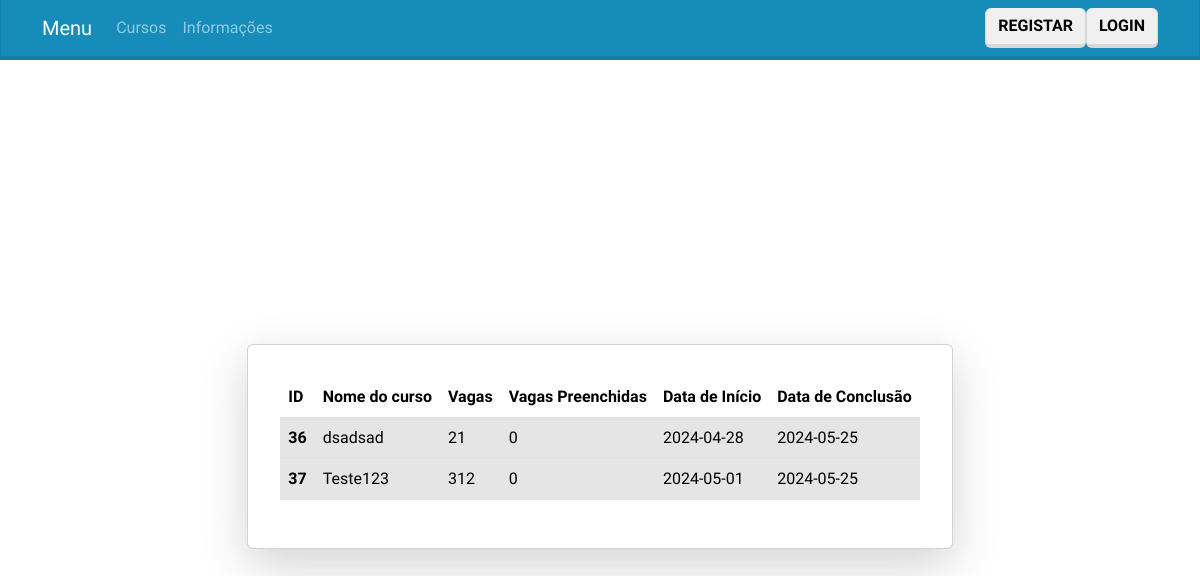
/paginas/cursos.php, run on an earlier commit of the app's database.
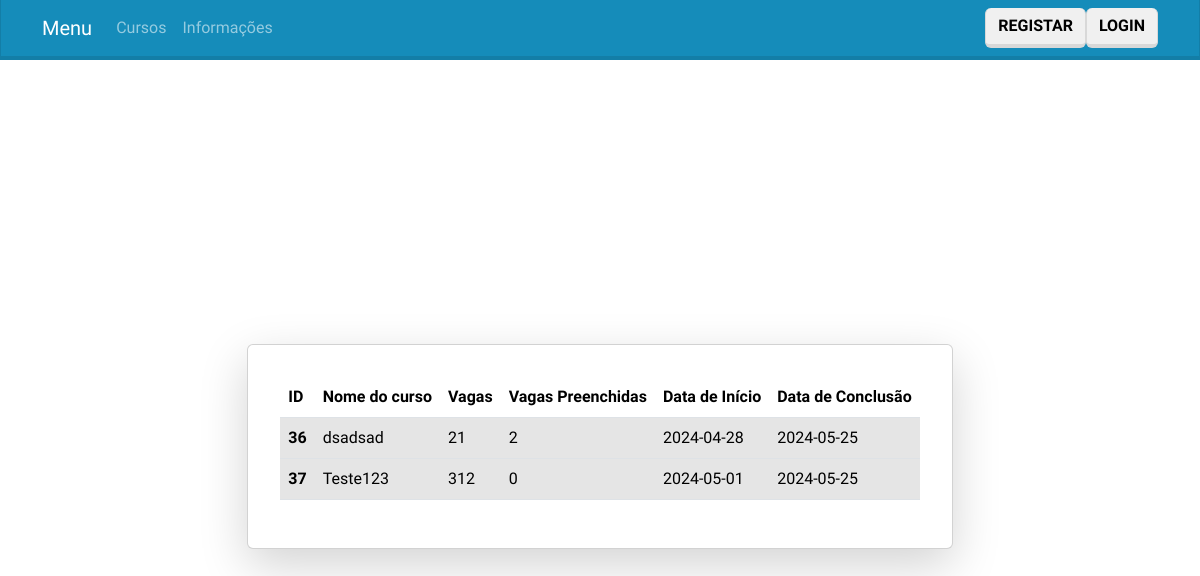
And on a later commit of the database.
### tables this page shows
CREATE TABLE `curso` (
  `id_curso` int(40) NOT NULL,
  `nome` varchar(100) NOT NULL,
  `descricao` varchar(100) NOT NULL,
  `vagas` int(40) NOT NULL,
  `vagas_preenchidas` int(40) NOT NULL,
  `data_inicio` date NOT NULL,
  `data_fim` date NOT NULL,
  `metodo_selecao` varchar(100) NOT NULL
);

### paginas/cursos.php (the view, shortened to what this page needs)
<!DOCTYPE html>
<?php
    include 'cabecalho.php';
?>
<html lang="pt">
<head>
    <link rel="stylesheet" href="bootstrap.css">
</head>
<?php if (isset($_SESSION['tipo_utilizador']) && ($_SESSION['tipo_utilizador'] >= 1)) : ?>
<body>
    <div class="container d-flex justify-content-center align-items-center" style="height: 100vh;">
        <div class="card shadow-lg p-3 mb-5 bg-white rounded " style="margin-top: 20px;">
            <div class="card-body">
            <form method="GET" action="">
                    <div class="input-group mb-3">
                        <input type="text" class="form-control" name="search" placeholder="Pesquisar Cursos" value="<?php echo isset($_GET['search']) ? $_GET['search'] : ''; ?>">
                        <div class="input-group-append">
                            <button class="btn btn-outline-secondary" type="submit">Pesquisar</button>
                        </div>
                    </div>
                </form>
                <table class="table table-hover">
                    <thead>
                        <tr>
                            <th scope="col">ID</th>
                            <th scope="col">Nome do curso</th>
                            <th scope="col">Vagas</th>
                            <th scope="col">Vagas Preenchidas</th>
                            <th scope="col">Data de Início</th>
                            <th scope="col">Data de Conclusão</th>
                            <?php
                            if($_SESSION['tipo_utilizador'] == 3){
                                ?>
                                <th scope="col">Editar</th>
                                <th scope="col">Eliminar</th>
                                <th scope="col">Inscrições</th>
                                <?php
                            } else {
                                ?>
                                <th scope="col">Inscrição</th>
                                <?php
                            }
                            ?>
                        </tr>
                    </thead>
                    <tbody>
                        <?php
                        if($_SESSION['tipo_utilizador'] == 3){
                            $search = isset($_GET['search']) ? $_GET['search'] : '';
                            $searchQuery = $search ? "WHERE nome LIKE '%$search%'" : '';
                            $sql = "SELECT * FROM curso $searchQuery";
                            $result = mysqli_query($conn, $sql);
                            while ($row = mysqli_fetch_assoc($result)) {
                                ?>
                                <tr class="table-active">
                                    <th scope="row"><?php echo $row['id_curso']; ?></th>
                                    <td><?php echo $row['nome']; ?></td>
                                    <td><?php echo $row['vagas']; ?></td>
                                    <td><?php echo $row['vagas_preenchidas']; ?></td>
                                    <td><?php echo $row['data_inicio']; ?></td>
                                    <td><?php echo $row['data_fim']; ?></td>
                                    <td><a href="editarCursoformulario.php?id=<?php echo $row['id_curso']; ?>">Editar</a></td>
                                    <td><a href="eliminarCurso.php?id=<?php echo $row['id_curso']; ?>">Eliminar</a></td>
                                    <td><a href="gerirInscricoes.php?id=<?php echo $row['id_curso']; ?>">Inscrições</a></td>
                                </tr>
                                <?php
                            }
                        } else if($_SESSION['tipo_utilizador'] == 1){
                            $search = isset($_GET['search']) ? $_GET['search'] : '';
                            $searchQuery = $search ? "AND nome LIKE '%$search%'" : '';
                            $sql = "SELECT c.*
                            FROM curso c
                            WHERE NOT EXISTS (
                                SELECT 1
                                FROM inscricao i
                                WHERE i.id_curso = c.id_curso
                                AND i.id_utilizador = '{$_SESSION['id_utilizador']}')
                                AND c.vagas_preenchidas < c.vagas
                                $searchQuery";
                            $result = mysqli_query($conn, $sql);
                            while ($row = mysqli_fetch_assoc($result)){
                                ?>
                                <tr class="table-active">
                                    <th scope="row"><?php echo $row['id_curso']; ?></th>
                                    <td><?php echo $row['nome']; ?></td>
                                    <td><?php echo $row['vagas']; ?></td>
                                    <td><?php echo $row['vagas_preenchidas']; ?></td>
                                    <td><?php echo $row['data_inicio']; ?></td>
                                    <td><?php echo $row['data_fim']; ?></td>
                                    <td><a href="inscricaoformulario.php?id=<?php echo $row['id_curso']; ?>">Inscrever-se</a></td>
                                </tr>
                                <?php
                            }
                        }else if($_SESSION['tipo_utilizador'] == 2){
                            $search = isset($_GET['search']) ? $_GET['search'] : '';
                            $searchQuery = $search ? "AND nome LIKE '%$search%'" : '';
                            $sql = "SELECT c.*
                            FROM curso c
                            INNER JOIN leciona l ON c.id_curso = l.id_curso
                            WHERE l.id_utilizador = '{$_SESSION['id_utilizador']}'
                                $searchQuery";
                            $result = mysqli_query($conn, $sql);
                            while ($row = mysqli_fetch_assoc($result)){
                                ?>
                                <tr class="table-active">
                                    <th scope="row"><?php echo $row['id_curso']; ?></th>
                                    <td><?php echo $row['nome']; ?></td>
                                    <td><?php echo $row['vagas']; ?></td>
                                    <td><?php echo $row['vagas_preenchidas']; ?></td>
                                    <td><?php echo $row['data_inicio']; ?></td>
                                    <td><?php echo $row['data_fim']; ?></td>
                                    <td><a href="gerirInscricoes.php?id=<?php echo $row['id_curso']; ?>">Inscrições</a></td>
                                </tr>
                                <?php
                            }
                        }
                        ?>
                    </tbody>
                </table>
                <?php
                if($_SESSION['tipo_utilizador'] == 3){
                    ?>
                    <a type="button" class="btn btn-primary" href="adicionarCursoformulario.php">Adicionar</a>
                    <?php
                }?>
            </div>
        </div>
    </div>
</body>
<?php else: ?>
    <body>
    <div class="container d-flex justify-content-center align-items-center" style="height: 100vh;">
        <div class="card shadow-lg p-3 mb-5 bg-white rounded " style="margin-top: 20px;">
            <div class="card-body">
                <table class="table table-hover">
                    <thead>
                        <tr>
                            <th scope="col">ID</th>
                            <th scope="col">Nome do curso</th>
                            <th scope="col">Vagas</th>
                            <th scope="col">Vagas Preenchidas</th>
                            <th scope="col">Data de Início</th>
                            <th scope="col">Data de Conclusão</th>
                        </tr>
                    </thead>
                    <tbody>
                            <?php
                            $sql = "SELECT *
                                FROM curso ";
                            $result = mysqli_query($conn, $sql);
                            while ($row = mysqli_fetch_assoc($result)){
                                ?>
                                <tr class="table-active">
                                    <th scope="row"><?php echo $row['id_curso']; ?></th>
                                    <td><?php echo $row['nome']; ?></td>
                                    <td><?php echo $row['vagas']; ?></td>
                                    <td><?php echo $row['vagas_preenchidas']; ?></td>
                                    <td><?php echo $row['data_inicio']; ?></td>
                                    <td><?php echo $row['data_fim']; ?></td>
                                </tr>
                                <?php
                            }
                        ?>
                    </tbody>
                </table>
            </div>
        </div>
    </div>
</body>
<?php endif ?>
</html>

### paginas/cabecalho.php (shortened to what this page needs)
<!DOCTYPE html>
<html>
<head>
    <link rel="stylesheet" href="bootstrap.css">
</head>
<body>
    <nav class="navbar navbar-expand-lg bg-primary" data-bs-theme="dark">
        <div class="container">
            <a class="navbar-brand" href="index.php">Menu</a>
            <div class="collapse navbar-collapse justify-content-between" id="navbarNav">
                <ul class="navbar-nav  nav nav-pills" >
                    <?php
                    if (isset($_SESSION['tipo_utilizador']) && $_SESSION['tipo_utilizador'] > 0){
                        switch ($_SESSION['tipo_utilizador']){
                            case '1':
                                ?>
                                <li class="nav-item">
                                    <a class="nav-link" href="perfil.php">Perfil</a>
                                </li>
                                <li class="nav-item">
                                    <a class="nav-link" href="cursos.php">Cursos</a>
                                </li>
                                <li class="nav-item">
                                    <a class="nav-link" href="inscricoes.php">Inscrições</a>
                                </li>
                                <li class="nav-item">
                                    <a class="nav-link" href="informacoes.php">Informações</a>
                                </li>
                                <?php
                                break;
                            case '2':
                                ?>
                                <li class="nav-item">
                                    <a class="nav-link" href="cursos.php">Cursos</a>
                                </li>
                                <li class="nav-item">
                                    <a class="nav-link" href="perfil.php">Perfil</a>
                                </li>
                                <li class="nav-item">
                                    <a class="nav-link" href="informacoes.php">Informações</a>
                                </li>
                                <?php
                                break;
                            case '3':
                                ?>
                                <li class="nav-item">
                                    <a class="nav-link" href="perfil.php">Perfil</a>
                                </li>
                                  <li class="nav-item dropdown">
                                    <a class="nav-link dropdown-toggle" data-bs-toggle="dropdown" role="button"
                                    aria-haspopup="true" aria-expanded="false">Gerir</a>
                                      <div class="dropdown-menu">
                                          <a class="dropdown-item" href="cursos.php">Cursos</a>
                                          <a class="dropdown-item" href="utilizadores.php">Utilizadores</a>
                                          <a class="dropdown-item" href="geririnscricoes.php">inscricoes</a>
                                      </div>
                                </li>
                                <li class="nav-item">
                                    <a class="nav-link" href="informacoes.php">Informações</a>
                                </li>
                                <?php
                                break;
                        }
                    }
                    else{
                        ?>
                        <li class="nav-item">
                            <a class="nav-link" href="cursos.php">Cursos</a>
                        </li>
                        <li class="nav-item">
                            <a class="nav-link" href="informacoes.php">Informações</a>
                        </li>
                        <?php
                    }
                    ?>
                </ul>
                <ul class="navbar-nav">
                    <?php
                    if (!isset($_SESSION['tipo_utilizador'])):
                    ?>
                        <li class="nav-item">
                            <a class="btn btn-secondary my-0 my-sm-0" href="registarformulario.php">Registar</a>
                        </li>
                        <li class="nav-item">
                            <a class="btn btn-secondary my-0 my-sm-0" href="loginformulario.php">Login</a>
                        </li>
                    <?php else: ?>
                        <li class="nav-item">
                            <a class="btn btn-secondary my-0 my-sm-0" href="sair.php">Sair</a>
                        </li>
                    <?php endif; ?>
                </ul>
            </div>
        </div>
    </nav>
</body>
</html>

What changed in the data, as far as the page shows it:
changed curso "dsadsad": vagas_preenchidas "0" → "2"
